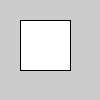
Frame 1 (no input)
Frame 60 (the mouse pressed at the canvas centre just before this capture): identical to frame 1, image omitted
Frame 120 (the mouse held since frame 60 and released just before this capture): identical to frame 1, image omitted

The Processing sketch that drew this single still picture (run headless with seeded random() and noise(); from frame 60 on, the mouse is pressed at the canvas centre):

// Processing sketch: build
// ── build.pde
void setup() {
	for (int i = 0; i < 100; ++i) {
		rect(20, 20, 50, 50);
	}
}

void draw() {
	
}
